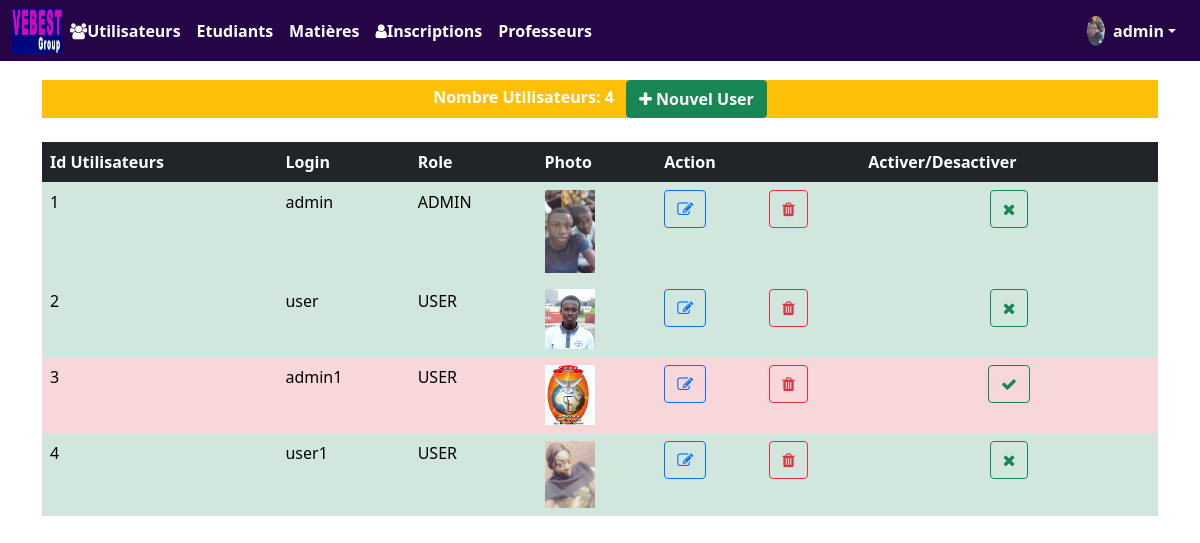
Screenshot of /page/index.php (signed in) with the database file from the repository.
### tables this page shows
CREATE TABLE `users` (
  `iduser` int(11) NOT NULL,
  `login` varchar(50) NOT NULL,
  `mdp` varchar(50) NOT NULL,
  `etat` int(11) NOT NULL,
  `role` varchar(25) NOT NULL DEFAULT 'USER',
  `photo` varchar(100) NOT NULL
);

### page/index.php (the view, shortened to what this page needs)
<?php
 require_once('connexionbd.php');
$taille=isset($_GET['taille'])?$_GET['taille']:6;
$page=isset($_GET['page'])?$_GET['page']:1;
$offset=($page-1)*$taille;
 $selectUser="SELECT * FROM users  WHERE login like '%$login%' limit $taille offset $offset";
 $selectcompter="SELECT * FROM users";
 $resultatUser=$pdo->query($selectUser);
 $resultatCount=$pdo->query($selectcompter);
 $nbreUtilisateur=$resultatCount->rowCount();
?>
<!DOCTYPE html>
<html lang="fr">
<head>
    <link href="../css/bootstrap.min.css" rel="stylesheet">
    <link href="../css/font-awesome.min.css" rel="stylesheet">
    <link href="../css/cese.css" rel="stylesheet">
</head>
<body>
<?php include('menu.php'); ?>
<div class="container table1">
    <div class="bg-warning text-center text-white"> <strong> Nombre Utilisateurs: <?php echo $nbreUtilisateur; ?> </strong>
 &nbsp <a href="ajoutUser.php" class="text-white btn btn-success"><strong><i class="fa fa-plus"></i> Nouvel User</strong></a></div>
</div>
<br>
<div class="container">
<table class="table table-dark table-borderless">
              <thead>
                  <tr>
                      <th> Id Utilisateurs </th>
                      <th> Login </th>
                      <th> Role </th>
                      <th> Photo </th>
                      <th colspan="2"> Action</th>
                      <th> Activer/Desactiver</th>
                  </tr>
              </thead>
              <tbody>
                 <?php while($utilisateur=$resultatUser->fetch()){ ?>
                    <tr class="<?php echo $utilisateur["etat"]==1?'table-success':'table-danger'; ?>">
                      <td> <?php echo $utilisateur["iduser"] ?> </td>
                      <td> <?php echo $utilisateur["login"] ?></td>
                      <td> <?php echo $utilisateur["role"] ?></td>
                      <td>
                       <img src="../img/<?php echo $utilisateur["photo"]; ?>"
                        width="50px" heigth="50px" class="img-circle">
                        </td>
                      <td>
                        <a class="btn btn-outline-primary" href="ModiUser.php?iduser=<?php echo $utilisateur["iduser"]; ?>">
                          <span class="fa fa-edit"></span>
                        </a>
                        </td>
                        <td>
                        <a class="btn btn-outline-danger" onclick="return confirm('Etes-vous sur de suprimer cet utilisateur')" href="index.php?iduser=<?php echo $utilisateur["iduser"]; ?>">
                          <span class="fa fa-trash"></span>
                      </a>
                      </td>
                      <td class="text-center">
  <a class="btn btn-outline-success" href="activerUser.php?iduser=<?php echo $utilisateur["iduser"]; ?>&etat=<?php echo $utilisateur["etat"]; ?>">
                      <?php
                           if($utilisateur["etat"]==1){
                               echo '<span class="fa fa-remove"></span>';
                           }else{
                               echo '<span class="fa fa-check"></span>';
                           }
                      ?>
                      </a>
                      </td>
                    </tr>
                 <?php } ?>
              </tbody>
 </table>
</div>
</body>
</html>

### page/menu.php (shortened to what this page needs)
<nav class="navbar navbar-expand-md fixed-top fixed-top navbar-dark navigation1">
    <div class="container-fluid">
    <img src="../img/Logo2.jpg" alt="logo communautaire" width="50" height="45">
      <div class="collapse navbar-collapse" id="navbarCollapse">
        <ul class="navbar-nav me-auto mb-2 mb-md-0">
        <?php if($_SESSION["role"]=="ADMIN"){ ?>
        <li class="nav-item">
            <a class="nav-link active" aria-current="page" href="index.php"><i class="fa fa-users"></i>Utilisateurs</a>
          </li>
          <?php } ?>
          <li class="nav-item">
            <a class="nav-link active" href="etudiants.php">Etudiants</a>
          </li>
          <li class="nav-item">
            <a class="nav-link active" href="matieres.php"> Matières </a>
          </li>
          <li class="nav-item">
            <a class="nav-link active" href="inscriptions.php"><i class="fa fa-user"></i>Inscriptions</a>
          </li>
          <li class="nav-item">
            <a class="nav-link active" href="professeurs.php">Professeurs</a>
          </li>
        </ul>
        <div class="dropdown">
        <a href="#" class="d-flex align-items-center col-lg-4 mb-2 mb-lg-0 link-light text-decoration-none dropdown-toggle" id="dropdownNavLink" data-bs-toggle="dropdown" aria-expanded="false">
          <img class="rounded-circle me-2" src="../img/<?php echo $_SESSION["photo"]; ?>" alt="logo communautaire" width="30" height="30">
					<?php echo  "    ".$_SESSION["login"]; ?>
        </a>
      </div>
    </div>
  </nav>

### css/cese.css (style rules this page uses)
.navigation1 { background-color: rgb(37, 5, 70); }
a { font-weight: bold; color: white; }
.table1 { margin-top: 80px; }

### rows the page displays
users: iduser "1", login "admin", role "ADMIN", photo (picture), etat 1 (drawn)
users: iduser "2", login "user", role "USER", photo (picture), etat 1 (drawn)
users: iduser "3", login "admin1", role "USER", photo (picture), etat 0 (drawn)
users: iduser "4", login "user1", role "USER", photo (picture), etat 1 (drawn)

### other values shown
$_SESSION["login"] "admin"
$nbreUtilisateur "4"
